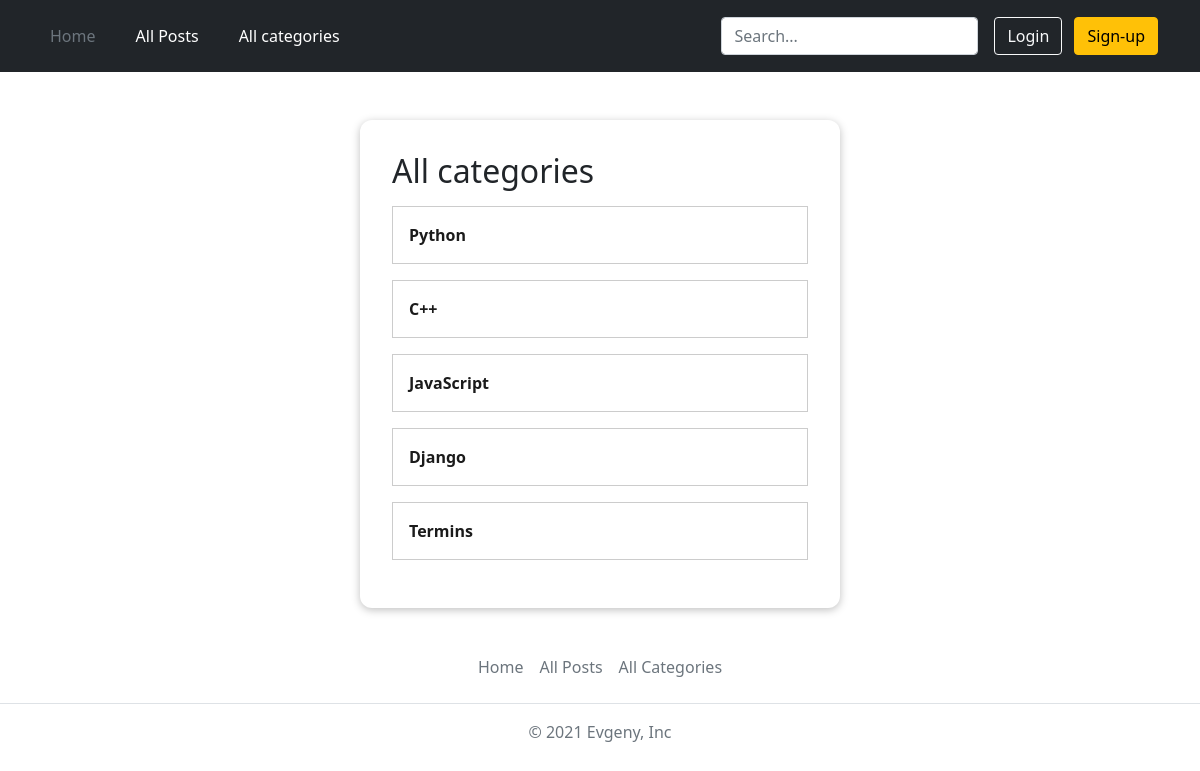
Page /categories/ on the committed database.
### blog/models.py (models this page shows, shortened)
class Tag(models.Model):
    caption = models.CharField(max_length=10)
    slug = models.SlugField(unique=True, null=True)

### blog/views.py (the view)
# urls.py: path('categories/', views.CategoriesView.as_view(), name='categories-page'),
class CategoriesView(ListView):
    template_name = 'blog/categories.html'
    model = Tag
    context_object_name = 'tags'

### blog/templates/blog/categories.html (shortened to what this page needs)
{% extends 'base.html' %}
{% load static %}
{% block css_files %}
  <link rel="stylesheet" href="{% static 'blog/categories.css' %}">
{% endblock %}
{% block content %}
  <section class="categories foo">
    <h2 class="h2_tag">All categories</h2>
    <ul class="ul_tag">
      {% for tag in tags %}
        <li class="li_tag">
          <a href="{% url 'category-page' tag.slug %}" class="a_tag">
            {{ tag.caption }}
          </a>
        </li>
      {% endfor %}
    </ul>
  </section>
{% endblock %}

### static/base.css (style rules this page uses)
html { height: 100%; }
body { position: relative; }
.foo { margin-bottom: 200px; }

### blog/static/blog/categories.css (style rules this page uses)
body { height: 100%; }
.categories { margin: 3rem auto 3rem auto; padding: 2rem; border-radius: 12px; box-shadow: 0 2px 8px rgba(0, 0, 0, 0.25); background-color: white; width: 90%; max-width: 30rem; }
.ul_tag { list-style: none; padding: 0; }
.li_tag { margin: 1rem 0; }
.a_tag { display: block; padding: 1rem; width: 100%; text-decoration: none; border: 1px solid #ccc; color: #1b1b1b; font-weight: bold; }

### rows in the picture
Tag: caption "Python"
Tag: caption "C++"
Tag: caption "JavaScript"
Tag: caption "Django"
Tag: caption "Termins"
